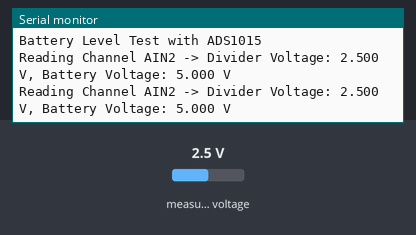
The sketch below on a simulated ESP32. Parts: the last lines printed to the serial monitor. Wiring (inferred from the names in the program): ADS1015 converter at I2C address 0x48. The test bench sets the inputs (shaded band); at power-on: measured voltage 2.5 V.

Above: at 2.8 s.
2.9 s: measured voltage set to 0.1 V
At 5.0 s:
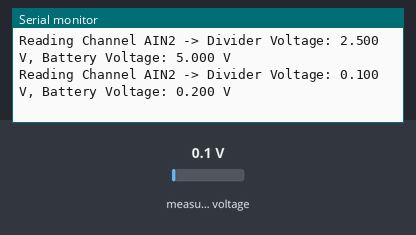
5.6 s: measured voltage set to 1.2 V
At 6.7 s:
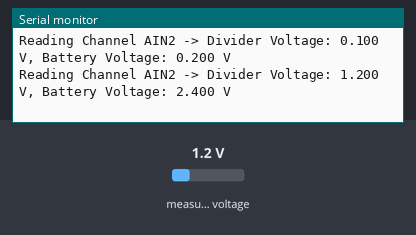
Timing chart, 0 to 8.6 s (numbered marks = the images above; inputs shaded):
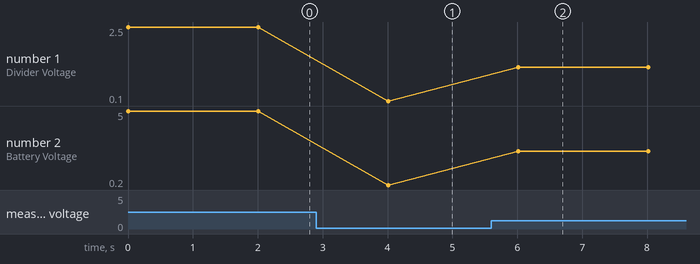

Measured:
- after the input at 2.9 s, the serial monitor: prints a new line after 1.1 s (image 1)
- after the input at 5.6 s, the serial monitor: prints a new line after 0.41 s (image 2)
- plotted number 1: 2.5 → 0.1 after the input at 2.9 s, 0.1 → 1.2 after the input at 5.6 s
- plotted number 2: 5 → 0.2 after the input at 2.9 s, 0.2 → 2.4 after the input at 5.6 s

The sketch:

BatLevel_ADS1015.ino
```cpp
// include library for I2C communication
#include <Wire.h>

// I2C Address for ADS1015
const byte ADS1015_ADDRESS = 0x48;

// I2C pins for your ESP32-CAM from the schematic
const int I2C_SDA_PIN = 14;
const int I2C_SCL_PIN = 2;

// helper function to read a single-ended channel from the ADS1015
int16_t readSingleEnded(byte channel) {
  if (channel > 3) {
    return 0;
  }
  uint16_t config = 0;
  config |= (1 << 15); // OS: Start a single conversion
  config |= ((4 + channel) << 12); // MUX: Set channel (AIN0-3 vs GND)
  config |= (1 << 9);  // PGA: Gain 1, for +/- 4.096V range
  config |= (1 << 8);  // MODE: Single-shot mode
  config |= (4 << 5);  // DR: 1600 Samples per second (default)
  config |= 3;         // COMP: Comparator disabled
  Wire.beginTransmission(ADS1015_ADDRESS);
  Wire.write(0x01);
  Wire.write((config >> 8) & 0xFF);
  Wire.write(config & 0xFF);
  Wire.endTransmission();
  delay(2);
  Wire.beginTransmission(ADS1015_ADDRESS);
  Wire.write(0x00);
  Wire.endTransmission();
  Wire.requestFrom(ADS1015_ADDRESS, 2);
  if (Wire.available() == 2) {
    int16_t result = (Wire.read() << 8) | Wire.read();
    return result;
  }
  return 0;
}

void setup() {
  Serial.begin(115200);
  Serial.println("\nBattery Level Test with ADS1015");

  // start I2C with specific pins
  Wire.begin(I2C_SDA_PIN, I2C_SCL_PIN);
}

void loop() {
  // set the channel to read (2 = AIN2 for BAT_LEVEL)
  const byte adc_channel = 2;

  // read the raw ADC value from the AIN2 channel
  int16_t adcValue16bit = readSingleEnded(adc_channel);

  // shift right by 4 to get the actual 12-bit value
  int16_t adcValue = adcValue16bit >> 4;

  // convert the raw 12-bit ADC value to the voltage at the divider
  float dividerVoltage = adcValue * 0.002;

  // calculate the actual battery voltage.
  // the voltage divider halves the voltage, so multiply by 2.
  float batteryVoltage = dividerVoltage * 2.0;

  // print the results to the Serial Monitor
  Serial.print("Reading Channel AIN");
  Serial.print(adc_channel);
  Serial.print(" -> Divider Voltage: ");
  Serial.print(dividerVoltage, 3);
  Serial.print(" V, ");
  Serial.print("Battery Voltage: ");
  Serial.print(batteryVoltage, 3);
  Serial.println(" V");

  delay(2000);
}
```
